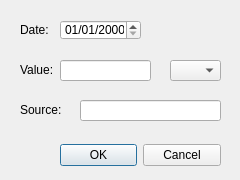
<?xml version="1.0" encoding="UTF-8"?>
<ui version="4.0">
 <class>AddIncome</class>
 <widget class="QDialog" name="AddIncome">
  <property name="windowModality">
   <enum>Qt::ApplicationModal</enum>
  </property>
  <property name="geometry">
   <rect>
    <x>0</x>
    <y>0</y>
    <width>240</width>
    <height>180</height>
   </rect>
  </property>
  <property name="windowTitle">
   <string>Dialog</string>
  </property>
  <widget class="QDialogButtonBox" name="buttonsOkCancel">
   <property name="geometry">
    <rect>
     <x>60</x>
     <y>140</y>
     <width>161</width>
     <height>31</height>
    </rect>
   </property>
   <property name="orientation">
    <enum>Qt::Horizontal</enum>
   </property>
   <property name="standardButtons">
    <set>QDialogButtonBox::Cancel|QDialogButtonBox::Ok</set>
   </property>
  </widget>
  <widget class="QDateEdit" name="dateEdit">
   <property name="geometry">
    <rect>
     <x>60</x>
     <y>20</y>
     <width>81</width>
     <height>20</height>
    </rect>
   </property>
   <property name="maximumDateTime">
    <datetime>
     <hour>23</hour>
     <minute>59</minute>
     <second>59</second>
     <year>9999</year>
     <month>8</month>
     <day>30</day>
    </datetime>
   </property>
   <property name="displayFormat">
    <string>dd/MM/yyyy</string>
   </property>
  </widget>
  <widget class="QLabel" name="labelDate">
   <property name="geometry">
    <rect>
     <x>20</x>
     <y>20</y>
     <width>41</width>
     <height>20</height>
    </rect>
   </property>
   <property name="text">
    <string>Date:</string>
   </property>
  </widget>
  <widget class="QLabel" name="labelMoney">
   <property name="geometry">
    <rect>
     <x>20</x>
     <y>60</y>
     <width>41</width>
     <height>20</height>
    </rect>
   </property>
   <property name="text">
    <string>Value:</string>
   </property>
  </widget>
  <widget class="QLineEdit" name="lineEditMoneyValue">
   <property name="geometry">
    <rect>
     <x>60</x>
     <y>60</y>
     <width>91</width>
     <height>21</height>
    </rect>
   </property>
  </widget>
  <widget class="QComboBox" name="comboBoxCurrency">
   <property name="geometry">
    <rect>
     <x>170</x>
     <y>60</y>
     <width>51</width>
     <height>21</height>
    </rect>
   </property>
  </widget>
  <widget class="QLabel" name="labelSource">
   <property name="geometry">
    <rect>
     <x>20</x>
     <y>100</y>
     <width>50</width>
     <height>20</height>
    </rect>
   </property>
   <property name="text">
    <string>Source:</string>
   </property>
  </widget>
  <widget class="QLineEdit" name="lineEditSource">
   <property name="geometry">
    <rect>
     <x>80</x>
     <y>100</y>
     <width>141</width>
     <height>21</height>
    </rect>
   </property>
  </widget>
 </widget>
 <resources/>
 <connections>
  <connection>
   <sender>buttonsOkCancel</sender>
   <signal>accepted()</signal>
   <receiver>AddIncome</receiver>
   <slot>accept()</slot>
   <hints>
    <hint type="sourcelabel">
     <x>248</x>
     <y>254</y>
    </hint>
    <hint type="destinationlabel">
     <x>157</x>
     <y>274</y>
    </hint>
   </hints>
  </connection>
  <connection>
   <sender>buttonsOkCancel</sender>
   <signal>rejected()</signal>
   <receiver>AddIncome</receiver>
   <slot>reject()</slot>
   <hints>
    <hint type="sourcelabel">
     <x>316</x>
     <y>260</y>
    </hint>
    <hint type="destinationlabel">
     <x>286</x>
     <y>274</y>
    </hint>
   </hints>
  </connection>
 </connections>
</ui>
